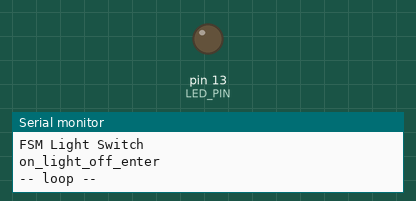
A sketch run on a simulated Arduino Pro Mini, built with avr-gcc and run on an emulated ATmega328P. Parts: output pins drawn as LEDs (lit = HIGH), the last lines printed to the serial monitor.

Above: at 1.0 s.
At 3.0 s:
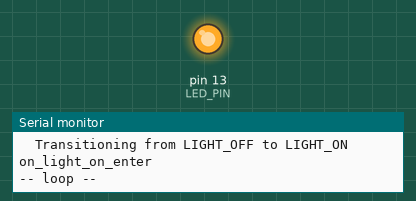
Timing chart, 0 to 5.4 s (numbered marks = the images above):
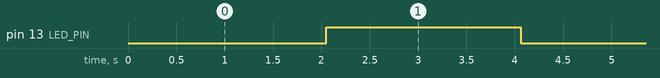

Measured:
- by itself, pin 13 (LED_PIN): alternates HIGH for 2.0 s and LOW for 2.1 s

The sketch:

light_switch.ino
```cpp
// (licence header left out)
#include "Fsm.h"

// Used pins
#define LED_PIN LED_BUILTIN

// State machine variables
#define FLIP_LIGHT_SWITCH 1

State state_light_on(on_light_on_enter, NULL, &on_light_on_exit);
State state_light_off(on_light_off_enter, NULL, &on_light_off_exit);
Fsm fsm(&state_light_off);

// Transition callback functions
void on_light_on_enter() {
  Serial.println(__FUNCTION__);
  digitalWrite(LED_PIN, HIGH);
}

void on_light_on_exit() {
  Serial.println(__FUNCTION__);
  digitalWrite(LED_PIN, LOW);
}

void on_light_off_enter() {
  Serial.println(__FUNCTION__);
}

void on_light_off_exit() {
  Serial.println(__FUNCTION__);
}

void on_trans_light_on_light_off() {
  Serial.println(__FUNCTION__);
  Serial.println("  Transitioning from LIGHT_ON to LIGHT_OFF");
}

void on_trans_light_off_light_on() {
  Serial.println(__FUNCTION__);
  Serial.println("  Transitioning from LIGHT_OFF to LIGHT_ON");
}

// standard arduino functions
void setup() {
  Serial.begin(9600);
  Serial.println("FSM Light Switch");
  pinMode(LED_PIN, OUTPUT);

  fsm.add_transition(&state_light_on, &state_light_off,
                     FLIP_LIGHT_SWITCH,
                     &on_trans_light_on_light_off);
  fsm.add_transition(&state_light_off, &state_light_on,
                     FLIP_LIGHT_SWITCH,
                     &on_trans_light_off_light_on);
  fsm.run_machine();
}

void loop() {
  Serial.println("-- loop --");
  delay(2000);
  fsm.trigger(FLIP_LIGHT_SWITCH);
}
```
